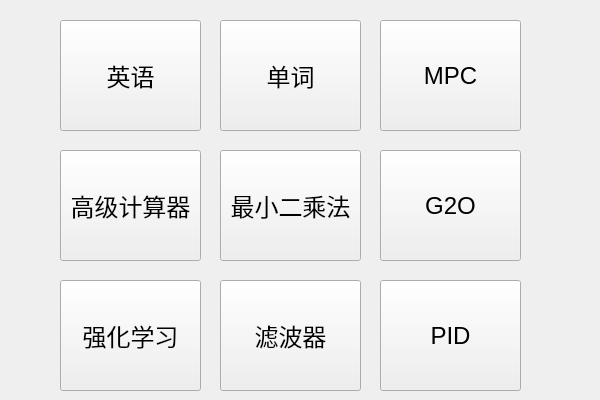
<?xml version="1.0" encoding="UTF-8"?>
<ui version="4.0">
 <class>Widget</class>
 <widget class="QWidget" name="Widget">
  <property name="enabled">
   <bool>true</bool>
  </property>
  <property name="geometry">
   <rect>
    <x>0</x>
    <y>0</y>
    <width>600</width>
    <height>400</height>
   </rect>
  </property>
  <property name="windowTitle">
   <string>Widget</string>
  </property>
  <widget class="QPushButton" name="calcul_Button">
   <property name="geometry">
    <rect>
     <x>60</x>
     <y>150</y>
     <width>141</width>
     <height>111</height>
    </rect>
   </property>
   <property name="font">
    <font>
     <pointsize>18</pointsize>
    </font>
   </property>
   <property name="text">
    <string>高级计算器</string>
   </property>
  </widget>
  <widget class="QPushButton" name="calcul_Button_2">
   <property name="geometry">
    <rect>
     <x>220</x>
     <y>150</y>
     <width>141</width>
     <height>111</height>
    </rect>
   </property>
   <property name="font">
    <font>
     <pointsize>18</pointsize>
    </font>
   </property>
   <property name="text">
    <string>最小二乘法</string>
   </property>
  </widget>
  <widget class="QPushButton" name="calcul_Button_3">
   <property name="geometry">
    <rect>
     <x>380</x>
     <y>150</y>
     <width>141</width>
     <height>111</height>
    </rect>
   </property>
   <property name="font">
    <font>
     <pointsize>18</pointsize>
    </font>
   </property>
   <property name="text">
    <string>G2O</string>
   </property>
  </widget>
  <widget class="QPushButton" name="calcul_Button_4">
   <property name="geometry">
    <rect>
     <x>60</x>
     <y>280</y>
     <width>141</width>
     <height>111</height>
    </rect>
   </property>
   <property name="font">
    <font>
     <pointsize>18</pointsize>
    </font>
   </property>
   <property name="text">
    <string>强化学习</string>
   </property>
  </widget>
  <widget class="QPushButton" name="calcul_Button_5">
   <property name="geometry">
    <rect>
     <x>220</x>
     <y>280</y>
     <width>141</width>
     <height>111</height>
    </rect>
   </property>
   <property name="font">
    <font>
     <pointsize>18</pointsize>
    </font>
   </property>
   <property name="text">
    <string>滤波器</string>
   </property>
  </widget>
  <widget class="QPushButton" name="calcul_Button_6">
   <property name="geometry">
    <rect>
     <x>380</x>
     <y>280</y>
     <width>141</width>
     <height>111</height>
    </rect>
   </property>
   <property name="font">
    <font>
     <pointsize>18</pointsize>
    </font>
   </property>
   <property name="text">
    <string>PID</string>
   </property>
  </widget>
  <widget class="QPushButton" name="calcul_Button_7">
   <property name="geometry">
    <rect>
     <x>380</x>
     <y>20</y>
     <width>141</width>
     <height>111</height>
    </rect>
   </property>
   <property name="font">
    <font>
     <pointsize>18</pointsize>
    </font>
   </property>
   <property name="text">
    <string>MPC</string>
   </property>
  </widget>
  <widget class="QPushButton" name="calcul_Button_8">
   <property name="geometry">
    <rect>
     <x>220</x>
     <y>20</y>
     <width>141</width>
     <height>111</height>
    </rect>
   </property>
   <property name="font">
    <font>
     <pointsize>18</pointsize>
    </font>
   </property>
   <property name="text">
    <string>单词</string>
   </property>
  </widget>
  <widget class="QPushButton" name="calcul_Button_9">
   <property name="geometry">
    <rect>
     <x>60</x>
     <y>20</y>
     <width>141</width>
     <height>111</height>
    </rect>
   </property>
   <property name="font">
    <font>
     <pointsize>18</pointsize>
    </font>
   </property>
   <property name="text">
    <string>英语</string>
   </property>
  </widget>
 </widget>
 <resources/>
 <connections/>
</ui>
